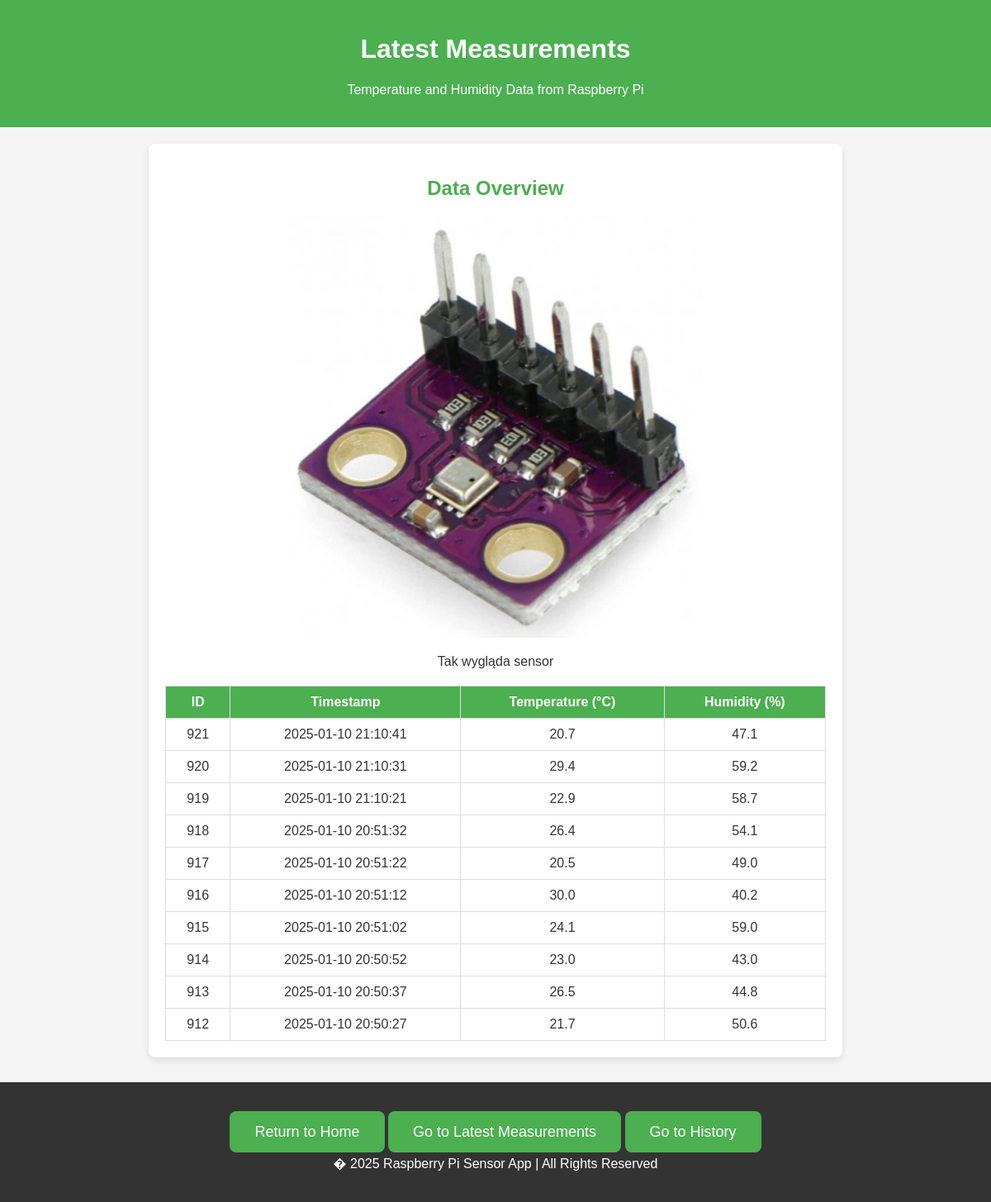
Page /measurements_page on the earlier database version.
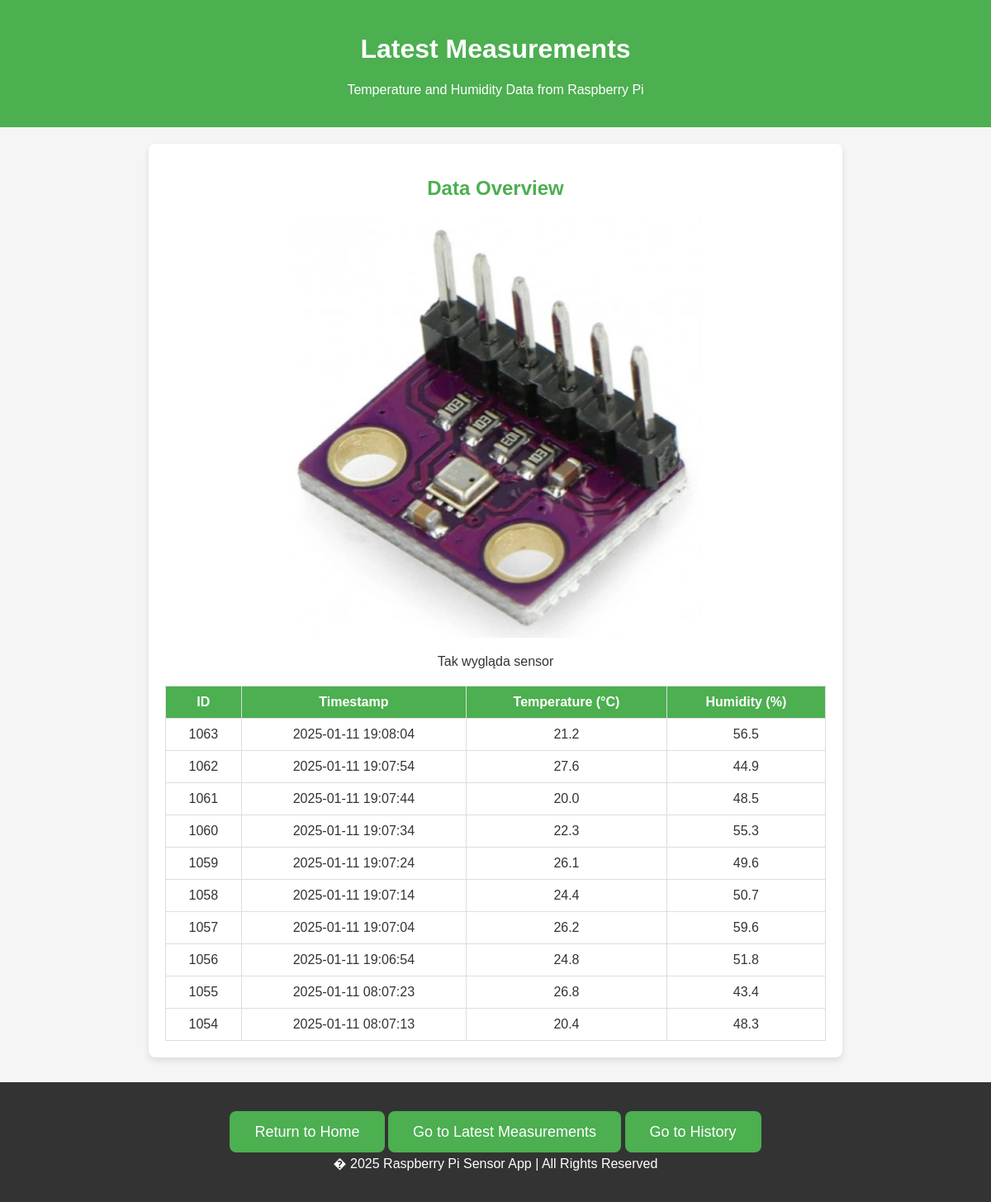
Same page on the later database version.
### tables this page shows
CREATE TABLE weather_control (
            id INTEGER PRIMARY KEY AUTOINCREMENT,
            timestamp DATETIME DEFAULT CURRENT_TIMESTAMP,
            temperature REAL,
            humidity REAL
        );

### app.py (the view)
@app.route('/measurements_page')
def measurements_page():
    conn = sqlite3.connect(db_path)
    cursor = conn.cursor()
    cursor.execute("""SELECT * FROM weather_control
                   ORDER BY timestamp DESC LIMIT 10""")
    measurements = cursor.fetchall()
    conn.close()
    return render_template('measurements.html', measurements=measurements)

### templates/measurements.html (shortened to what this page needs)
<!DOCTYPE html>
<html lang="en">
<head>
    <link rel="stylesheet" href="static/css/index.css">
</head>
<body>
    <header>
        <h1 class="welcome-msg">Latest Measurements</h1>
        <p>Temperature and Humidity Data from Raspberry Pi</p>
    </header>
    <div class="container">
        <h2>Data Overview</h2>
        <div class="image-container">
            <img src="static/images/weather.jpg" alt="Weather detector" class="resized-image">
            <p>Tak wygląda sensor</p>
        </div>
        <table>
            <thead>
                <tr>
                    <th>ID</th>
                    <th>Timestamp</th>
                    <th>Temperature (&deg;C)</th>
                    <th>Humidity (%)</th>
                </tr>
            </thead>
            <tbody>
                {% for measurement in measurements %}
                    <tr>
                        <td>{{ measurement[0] }}</td>
                        <td>{{ measurement[1] }}</td>
                        <td>{{ measurement[2] }}</td>
                        <td>{{ measurement[3] }}</td>
                    </tr>
                {% endfor %}
            </tbody>
        </table>
    </div>
    <footer>
        <div class="cta">
            <a href="/" class="button">Return to Home</a>
            <a href="/measurements_page" class="button">Go to Latest Measurements</a>
            <a href="/history_page" class="button">Go to History</a>
        </div>
        <p>� 2025 Raspberry Pi Sensor App | All Rights Reserved</p>
    </footer>
</body>
</html>

Differences in the rows shown:
no longer on this page (row unchanged): weather_control: id "921", timestamp "2025-01-10 21:10:41", temperature "20.7", humidity "47.1"
no longer on this page (row unchanged): weather_control: id "920", timestamp "2025-01-10 21:10:31", temperature "29.4", humidity "59.2"
no longer on this page (row unchanged): weather_control: id "919", timestamp "2025-01-10 21:10:21", temperature "22.9", humidity "58.7"
no longer on this page (row unchanged): weather_control: id "918", timestamp "2025-01-10 20:51:32", temperature "26.4", humidity "54.1"
no longer on this page (row unchanged): weather_control: id "917", timestamp "2025-01-10 20:51:22", temperature "20.5", humidity "49.0"
no longer on this page (row unchanged): weather_control: id "916", timestamp "2025-01-10 20:51:12", temperature "30.0", humidity "40.2"
no longer on this page (row unchanged): weather_control: id "915", timestamp "2025-01-10 20:51:02", temperature "24.1", humidity "59.0"
no longer on this page (row unchanged): weather_control: id "914", timestamp "2025-01-10 20:50:52", temperature "23.0", humidity "43.0"
no longer on this page (row unchanged): weather_control: id "913", timestamp "2025-01-10 20:50:37", temperature "26.5", humidity "44.8"
no longer on this page (row unchanged): weather_control: id "912", timestamp "2025-01-10 20:50:27", temperature "21.7", humidity "50.6"
added weather_control: id "1063", timestamp "2025-01-11 19:08:04", temperature "21.2", humidity "56.5"
added weather_control: id "1062", timestamp "2025-01-11 19:07:54", temperature "27.6", humidity "44.9"
added weather_control: id "1061", timestamp "2025-01-11 19:07:44", temperature "20.0", humidity "48.5"
added weather_control: id "1060", timestamp "2025-01-11 19:07:34", temperature "22.3", humidity "55.3"
added weather_control: id "1059", timestamp "2025-01-11 19:07:24", temperature "26.1", humidity "49.6"
added weather_control: id "1058", timestamp "2025-01-11 19:07:14", temperature "24.4", humidity "50.7"
added weather_control: id "1057", timestamp "2025-01-11 19:07:04", temperature "26.2", humidity "59.6"
added weather_control: id "1056", timestamp "2025-01-11 19:06:54", temperature "24.8", humidity "51.8"
added weather_control: id "1055", timestamp "2025-01-11 08:07:23", temperature "26.8", humidity "43.4"
added weather_control: id "1054", timestamp "2025-01-11 08:07:13", temperature "20.4", humidity "48.3"
